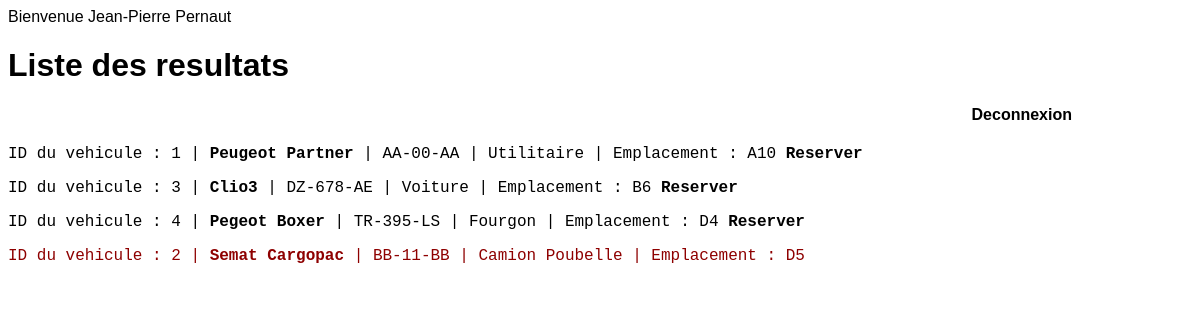
Screenshot of /admin/modif.php (signed in) with the database file from the repository.
### tables this page shows
CREATE TABLE IF NOT EXISTS `vehicules` (
  `idvehicule` tinyint NOT NULL AUTO_INCREMENT,
  `modele` varchar(40) NOT NULL,
  `carburant` varchar(10) NOT NULL,
  `plaque` varchar(9) NOT NULL,
  `type` tinyint NOT NULL,
  `statut` tinyint(1) NOT NULL,
  `Anneecontrole` date NOT NULL,
  `Description` varchar(100) NOT NULL,
  `emplacement` varchar(4) NOT NULL,
  PRIMARY KEY (`idvehicule`)
);

CREATE TABLE IF NOT EXISTS `type_vehicule` (
  `idtype` tinyint NOT NULL AUTO_INCREMENT,
  `intitule` varchar(40) NOT NULL,
  PRIMARY KEY (`idtype`)
);

### admin/modif.php (the view, shortened to what this page needs)
<?php
include("../admin/connexion.php");
$sql = "SELECT idvehicule, modele, carburant, plaque, statut, Anneecontrole, Description, emplacement,intitule
        FROM  vehicules
        inner join type_vehicule on type_vehicule.idtype = vehicules.idvehicule
        ORDER BY statut";
$resultat = mysqli_query($bdd, $sql);
?>
<!DOCTYPE html>
<html lang="fr">
    <head>
    <link href="../css/style-admin.css" rel="stylesheet">
	</head>
<body>
  <h1>Liste des resultats</h1>
  <h4><a href="Logout.php">Deconnexion</a> </h4>
  <section>
  <?php
  while($donnees = mysqli_fetch_assoc($resultat))
  {
    $idvehicule=$donnees['idvehicule'];
    $modele=$donnees['modele'];
    $plaque=$donnees['plaque'];
    $intitule=$donnees['intitule'];
    $statut=$donnees['statut'];
    $emplacement=$donnees['emplacement'];
    echo  '<p class="liste" data-statut="'.$statut.'">ID du vehicule : '.$idvehicule.' | <strong>'.$modele.'</strong> | '.$plaque.' | '.$intitule.' | Emplacement : '.$emplacement.'
    <a class="lien" href="detail-modif.php?id='.$idvehicule.'"> <strong>Reserver </strong></a></p>'."\n";
  }
  ?>
  </section>
</body>
</html>

### css/style-admin.css (style rules this page uses)
html { --lienoff:rgb(255, 255, 255); }
body { font-family: 'Oswald', sans-serif; background-color: rgb(255, 255, 255); }
a { color: rgb(0, 0, 0); text-decoration: none; background-image: linear-gradient(var(--lien), var(--lienoff)); background-size: 100% 4px, 0 2px; background-position: 100% 100%, 0 100%; background-repeat: no-repeat; transition: background-size .5s linear; }
p[data-statut='1'] { color:rgb(142, 0, 0); }

### admin/modif.php (style rules this page uses)
.liste { font-family:courier; }
h4 { text-align: right; padding-right: 10vw; }

### rows the page displays
vehicules: idvehicule "1", modele "Peugeot Partner", plaque "AA-00-AA", type_vehicule.intitule "Utilitaire", emplacement "A10"
vehicules: idvehicule "3", modele "Clio3", plaque "DZ-678-AE", type_vehicule.intitule "Voiture", emplacement "B6"
vehicules: idvehicule "4", modele "Pegeot Boxer", plaque "TR-395-LS", type_vehicule.intitule "Fourgon", emplacement "D4"
vehicules: idvehicule "2", modele "Semat Cargopac", plaque "BB-11-BB", type_vehicule.intitule "Camion Poubelle", emplacement "D5"

### other values shown
$_SESSION['prenom'] "Jean-Pierre"
$_SESSION['nom'] "Pernaut"
